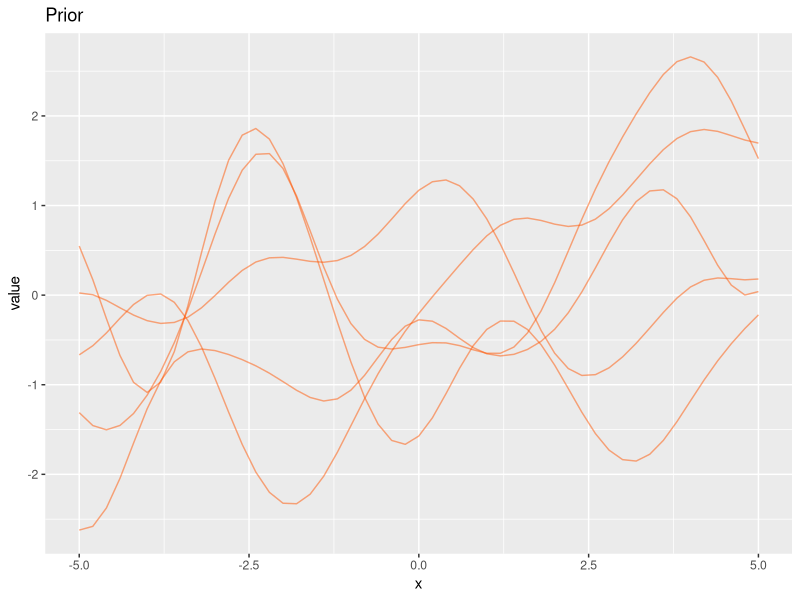
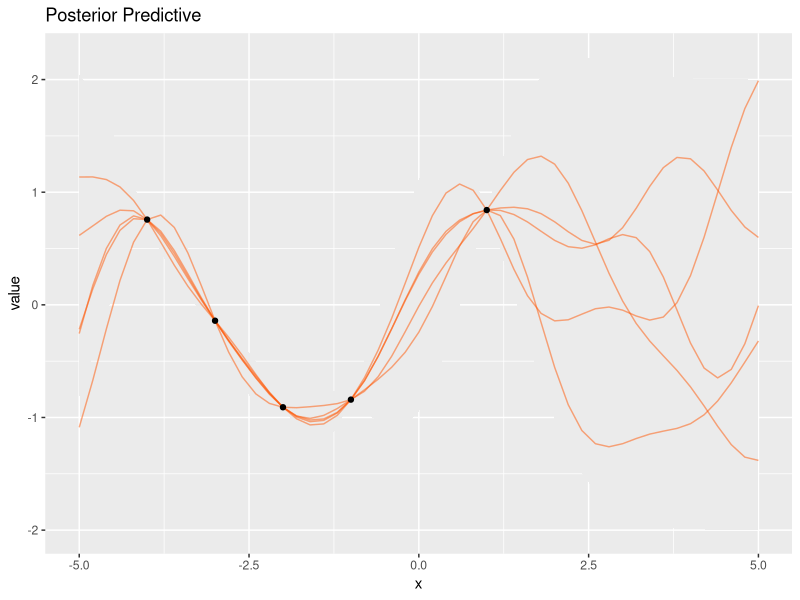
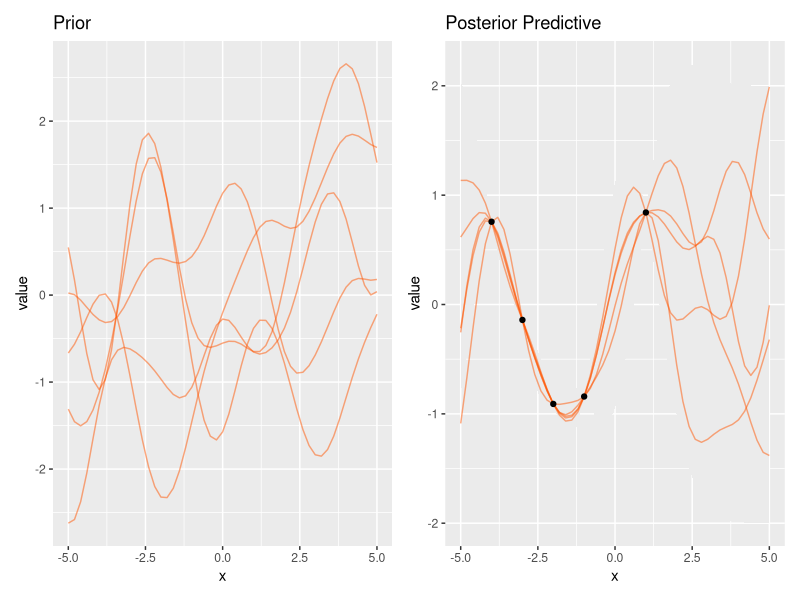
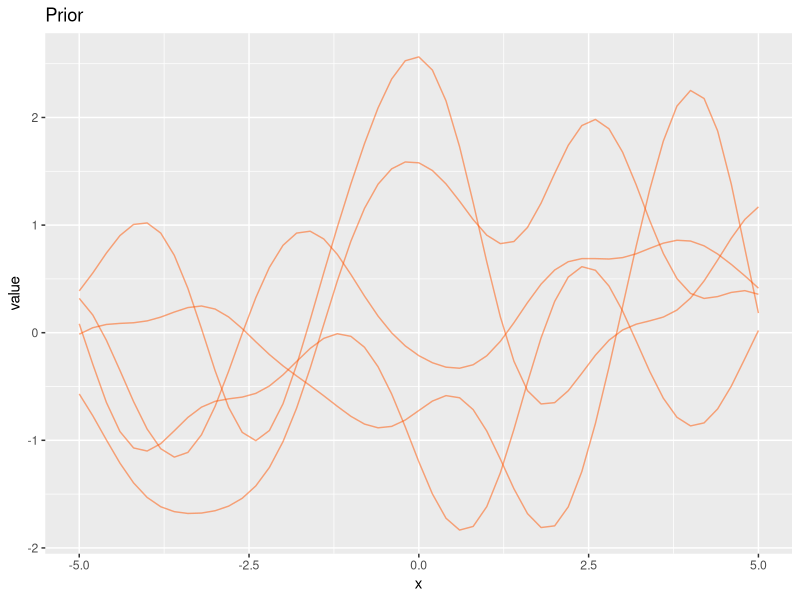
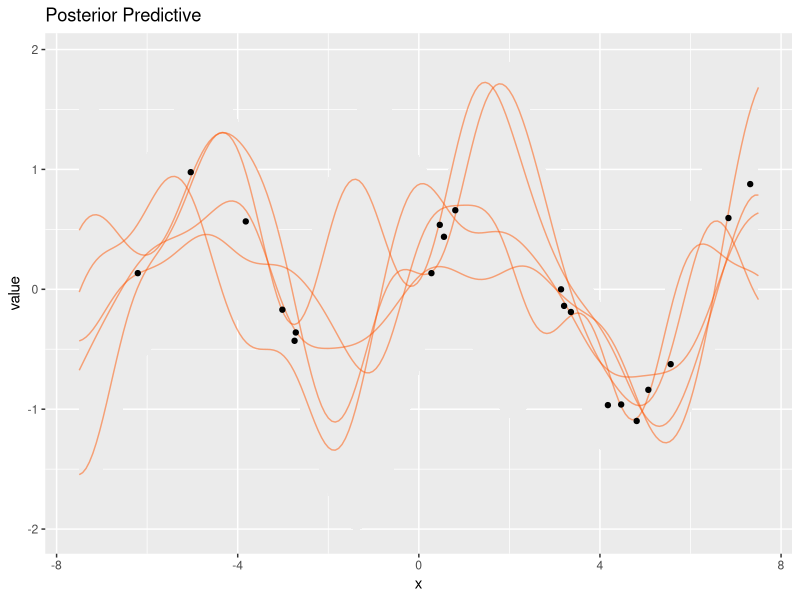
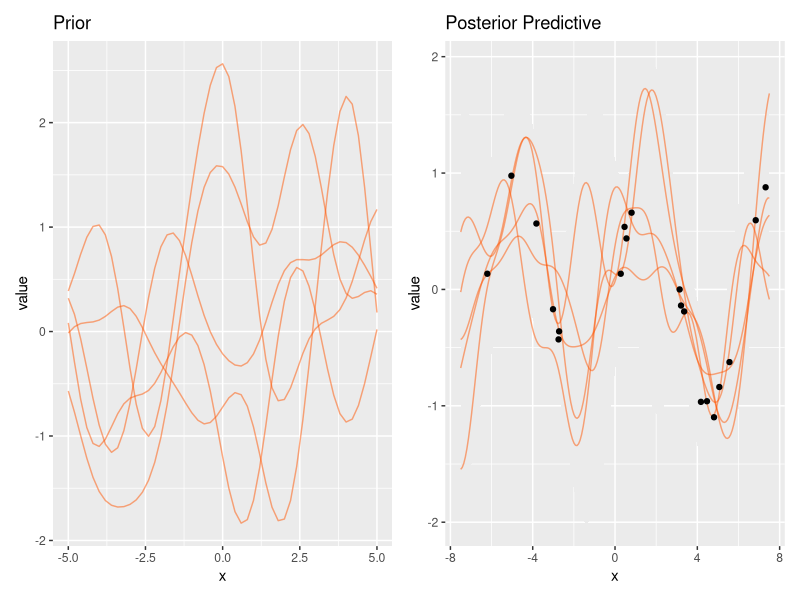

The R script that drew these images, in order:
## ---- chunk 1
library(tidyverse)

l = 1            # for l, sigma_f, see note at covariance function
sigma_f = 1      
k_eps   = 1e-8   # see note at K_starstar
n_prior = 5      # number of prior draws
n_post_pred = 5  # number of posterior predictive draws
## ---- chunk 2
X_train = c(-4, -3, -2, -1, 1)
y_train = sin(X_train)
n_train = length(X_train)

X_test = seq(-5, 5, .2)
n_test = length(X_test)
## ---- chunk 3
gp_mu <- function(x) {
  map_dbl(x, function(x) x = 0)
}
## ---- chunk 4
gp_K <- function(x, l = 1, sigma_f = 1){
  sigma_f * exp( -(1/(2 * l^2)) * as.matrix(dist(x, upper = TRUE, diag = TRUE) ^ 2) )
}
## ---- chunk 5
x_prior = seq(-5, 5, .2)

y_prior = MASS::mvrnorm(
  n  = n_prior,
  mu = gp_mu(x_prior),
  Sigma = gp_K(x_prior, l = l, sigma_f = sigma_f)
)
## ---- chunk 6
prior_data = data.frame(
    x  = x_prior,
    y  = t(y_prior),
    sd = apply(y_prior, 2, sd)) %>% 
  pivot_longer(-c(x, sd), names_to = 'variable')

g1 = ggplot(aes(x = x, y = value), data = prior_data) +
  geom_line(aes(group = variable), color = '#FF550080', alpha = .5) +
  labs(title = 'Prior')

g1
## ---- chunk 7
K  = gp_K(X_train, l = l, sigma_f = sigma_f)
K_ = gp_K(c(X_train, X_test), l = l, sigma_f = sigma_f)        # initial matrix

K_star  = K_[1:n_train, (n_train+1):ncol(K_)]                  # dim = N x N*
tK_star = t(K_star)                                            # dim = N* x N
K_starstar = K_[(n_train+1):nrow(K_), (n_train+1):ncol(K_)] +  # dim = N* x N*
  k_eps * diag(n_test)    # the k_eps part is for positive definiteness

Kinv = solve(K)
## ---- chunk 8
post_mu = gp_mu(X_test) + t(K_star) %*% Kinv %*% (y_train - gp_mu(X_train))
post_K  = K_starstar - t(K_star) %*% Kinv %*% K_star
s2 = diag(post_K)
# R = chol(post_K)  
# L = t(R)      # L is used in alternative formulation below based on gaussSample.m
## ---- chunk 9
y_pp = data.frame(
  t(MASS::mvrnorm(n_post_pred, mu = post_mu, Sigma = post_K))
)

# alternative if using R and L above
# y_pp = data.frame(replicate(n_post_pred, post_mu + L %*% rnorm(post_mu))) 
## ---- chunk 10
pp_data = data.frame(
  x = X_test,
  y = y_pp,
  se_lower = post_mu - 2 * sqrt(s2),
  se_upper = post_mu + 2 * sqrt(s2)
) %>% 
  pivot_longer(starts_with('y'), names_to = 'variable')


g2 = ggplot(aes(x = x, y = value), data = pp_data) +
  geom_ribbon(aes(ymin = se_lower, ymax = se_upper, group = variable), 
              fill = 'gray92') +
  geom_line(aes(group = variable), color = '#FF550080') +
  geom_point(aes(x = X_train, y = y_train), data = data.frame(X_train, y_train)) +
  labs(title = 'Posterior Predictive')

g2
## ---- chunk 11
library(patchwork)

g1 + g2
## ---- chunk 12
l = 1            # for l, sigma_f, sigma_n, see note at covariance function
sigma_f = 1      
sigma_n = .25 
k_eps   = 1e-8   # see note at Kstarstar
n_prior = 5      # number of prior draws
n_post_pred = 5  # number of posterior predictive draws



X_train = 15 * (runif(20) - .5)  
n_train = length(X_train)

# kept sine function for comparison to noise free result
y_train = sin(X_train) + rnorm(n = n_train, sd = .1)  

X_test = seq(-7.5, 7.5, length = 200)
n_test = length(X_test)
## ---- chunk 13
gp_mu <- function(x) {
  map_dbl(x, function(x) x = 0)
}
## ---- chunk 14
gp_K <- function(
  x,
  y = NULL,
  l = 1,
  sigma_f = 1,
  sigma_n = .5
  ) {
  
  if(!is.null(y)){
    sigma_f * exp( -(1/(2 * l^2)) * as.matrix(dist(x, upper = TRUE, diag = TRUE) ^ 2) ) +
      sigma_n*diag(length(x))    
  }
  else{
    sigma_f * exp( -(1/(2 * l^2)) * as.matrix(dist(x, upper = TRUE, diag = TRUE) ^ 2) )
  }  
}
## ---- chunk 15
x_prior = seq(-5, 5, .2)

y_prior = MASS::mvrnorm(
  n     = n_prior,
  mu    = gp_mu(x_prior),
  Sigma = gp_K(
    x_prior,
    l = l,
    sigma_f = sigma_f,
    sigma_n = sigma_n
  )
) 
## ---- chunk 16
prior_data = data.frame(
    x  = x_prior,
    y  = t(y_prior),
    sd = apply(y_prior, 2, sd)) %>% 
  pivot_longer(-c(x, sd), names_to = 'variable')

g1 = ggplot(aes(x = x, y = value), data = prior_data) +
  geom_line(aes(group = variable), color = '#FF550080', alpha = .5) +
  labs(title = 'Prior')

g1
## ---- chunk 17
Ky = gp_K(
  x = X_train,
  y = y_train,
  l = l,
  sigma_f = sigma_f,
  sigma_n = sigma_n
)

# initial matrix
K_ = gp_K(
  c(X_train, X_test),
  l = l,
  sigma_f = sigma_f,
  sigma_n = sigma_n
)

Kstar  = K_[1:n_train, (n_train+1):ncol(K_)]                    # dim = N x N*
tKstar = t(Kstar)                                               # dim = N* x N
Kstarstar = K_[(n_train+1):nrow(K_), (n_train+1):ncol(K_)] +    # dim = N* x N*
  k_eps*diag(n_test)      # the k_eps part is for positive definiteness

Kyinv = solve(Ky)
## ---- chunk 18
post_mu = gp_mu(X_test) + tKstar %*% Kyinv %*% (y_train - gp_mu(X_train))
post_K  = Kstarstar - tKstar %*% Kyinv %*% Kstar
s2 = diag(post_K)

# R = chol(post_K)  
# L = t(R)      # L is used in alternative formulation below based on gaussSample.m
## ---- chunk 19
y_pp = data.frame(t(MASS::mvrnorm(n_post_pred, mu = post_mu, Sigma = post_K)))

# alternative
# y_pp = data.frame(replicate(n_post_pred, post_mu + L %*% rnorm(post_mu)))
## ---- chunk 20
pp_data = data.frame(
  x = X_test,
  y = y_pp,
  fmean = post_mu, 
  se_lower = post_mu - 2 * sqrt(s2),
  se_upper = post_mu + 2 * sqrt(s2)
) %>% 
  pivot_longer(starts_with('y'), names_to = 'variable')


g2 = ggplot(aes(x = x, y = value), data = pp_data) +
  geom_ribbon(aes(ymin = se_lower, ymax = se_upper, group = variable), 
              fill = 'gray92') +
  geom_line(aes(group = variable), color = '#FF550080') +
  geom_point(aes(x = X_train, y = y_train), data = data.frame(X_train, y_train)) +
  labs(title = 'Posterior Predictive')

g2
## ---- chunk 21
library(patchwork)

g1 + g2
